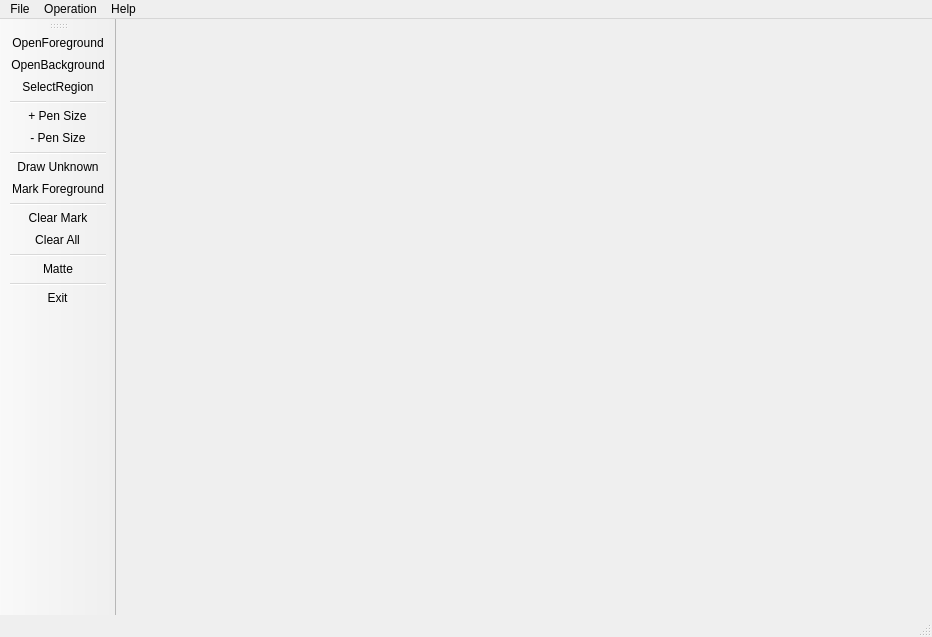
<?xml version="1.0" encoding="UTF-8"?>
<ui version="4.0">
 <class>MainWindow</class>
 <widget class="QMainWindow" name="MainWindow">
  <property name="geometry">
   <rect>
    <x>0</x>
    <y>0</y>
    <width>932</width>
    <height>637</height>
   </rect>
  </property>
  <property name="windowTitle">
   <string>PoissonMatting</string>
  </property>
  <widget class="QWidget" name="centralWidget">
   <layout class="QGridLayout" name="gridLayout"/>
  </widget>
  <widget class="QStatusBar" name="statusBar"/>
  <widget class="QMenuBar" name="menuBar">
   <property name="geometry">
    <rect>
     <x>0</x>
     <y>0</y>
     <width>932</width>
     <height>17</height>
    </rect>
   </property>
   <widget class="QMenu" name="menu">
    <property name="title">
     <string>File</string>
    </property>
    <addaction name="actionOpenForeground"/>
    <addaction name="separator"/>
    <addaction name="actionExit"/>
   </widget>
   <widget class="QMenu" name="menuHelp">
    <property name="title">
     <string>Help</string>
    </property>
    <addaction name="actionAbout"/>
   </widget>
   <widget class="QMenu" name="menuOperation">
    <property name="title">
     <string>Operation</string>
    </property>
    <addaction name="action_Add_Pen_Size"/>
    <addaction name="action_Sub_Pen_Size"/>
    <addaction name="separator"/>
    <addaction name="actionDraw_Unknown"/>
    <addaction name="actionMark_Foreground"/>
    <addaction name="separator"/>
    <addaction name="actionClear_Mark"/>
    <addaction name="actionClear"/>
    <addaction name="separator"/>
    <addaction name="actionMatte"/>
   </widget>
   <addaction name="menu"/>
   <addaction name="menuOperation"/>
   <addaction name="menuHelp"/>
  </widget>
  <widget class="QToolBar" name="toolBar">
   <property name="enabled">
    <bool>true</bool>
   </property>
   <property name="windowTitle">
    <string>toolBar</string>
   </property>
   <property name="toolButtonStyle">
    <enum>Qt::ToolButtonTextOnly</enum>
   </property>
   <attribute name="toolBarArea">
    <enum>LeftToolBarArea</enum>
   </attribute>
   <attribute name="toolBarBreak">
    <bool>false</bool>
   </attribute>
   <addaction name="actionOpenForeground"/>
   <addaction name="actionOpenBackground"/>
   <addaction name="actionSelectRegion"/>
   <addaction name="separator"/>
   <addaction name="action_Add_Pen_Size"/>
   <addaction name="action_Sub_Pen_Size"/>
   <addaction name="separator"/>
   <addaction name="actionDraw_Unknown"/>
   <addaction name="actionMark_Foreground"/>
   <addaction name="separator"/>
   <addaction name="actionClear_Mark"/>
   <addaction name="actionClear"/>
   <addaction name="separator"/>
   <addaction name="actionMatte"/>
   <addaction name="separator"/>
   <addaction name="actionExit"/>
  </widget>
  <action name="actionOpenForeground">
   <property name="text">
    <string>OpenForeground</string>
   </property>
   <property name="toolTip">
    <string>&lt;html&gt;&lt;head/&gt;&lt;body&gt;&lt;p&gt;Open an Image.&lt;/p&gt;&lt;p&gt;(Shortcut: O)&lt;/p&gt;&lt;/body&gt;&lt;/html&gt;</string>
   </property>
   <property name="shortcut">
    <string>O</string>
   </property>
  </action>
  <action name="actionExit">
   <property name="text">
    <string>Exit</string>
   </property>
   <property name="toolTip">
    <string>&lt;html&gt;&lt;head/&gt;&lt;body&gt;&lt;p&gt;Exit&lt;br/&gt;(Shortcut: Ctrl+Q)&lt;/p&gt;&lt;/body&gt;&lt;/html&gt;</string>
   </property>
   <property name="shortcut">
    <string>Ctrl+Q</string>
   </property>
   <property name="menuRole">
    <enum>QAction::QuitRole</enum>
   </property>
  </action>
  <action name="actionAbout">
   <property name="text">
    <string>About</string>
   </property>
   <property name="toolTip">
    <string>&lt;html&gt;&lt;head/&gt;&lt;body&gt;&lt;p&gt;About&lt;br/&gt;(Shortcut: Ctrl+/)&lt;/p&gt;&lt;/body&gt;&lt;/html&gt;</string>
   </property>
   <property name="shortcut">
    <string>Ctrl+/</string>
   </property>
   <property name="menuRole">
    <enum>QAction::AboutRole</enum>
   </property>
  </action>
  <action name="actionDraw_Unknown">
   <property name="checkable">
    <bool>true</bool>
   </property>
   <property name="text">
    <string>Draw Unknown</string>
   </property>
   <property name="toolTip">
    <string>&lt;html&gt;&lt;head/&gt;&lt;body&gt;&lt;p&gt;Draw unknown area.&lt;br/&gt;(Shortcut: U)&lt;/p&gt;&lt;/body&gt;&lt;/html&gt;</string>
   </property>
   <property name="shortcut">
    <string>U</string>
   </property>
  </action>
  <action name="actionMark_Foreground">
   <property name="checkable">
    <bool>true</bool>
   </property>
   <property name="text">
    <string>Mark Foreground</string>
   </property>
   <property name="toolTip">
    <string>&lt;html&gt;&lt;head/&gt;&lt;body&gt;&lt;p&gt;Fill and mark the foreground area surrounded by the unknown area.&lt;br/&gt;(Shortcut: F)&lt;/p&gt;&lt;/body&gt;&lt;/html&gt;</string>
   </property>
   <property name="shortcut">
    <string>F</string>
   </property>
  </action>
  <action name="actionClear">
   <property name="text">
    <string>Clear All</string>
   </property>
   <property name="toolTip">
    <string>&lt;html&gt;&lt;head/&gt;&lt;body&gt;&lt;p&gt;Clear all unknown area and foreground marks.&lt;br/&gt;(Shortcut: C)&lt;/p&gt;&lt;/body&gt;&lt;/html&gt;</string>
   </property>
   <property name="shortcut">
    <string>C</string>
   </property>
  </action>
  <action name="actionMatte">
   <property name="text">
    <string>Matte</string>
   </property>
   <property name="toolTip">
    <string>&lt;html&gt;&lt;head/&gt;&lt;body&gt;&lt;p&gt;Start Poisson Matting!&lt;br/&gt;(Shortcut: M)&lt;/p&gt;&lt;/body&gt;&lt;/html&gt;</string>
   </property>
   <property name="shortcut">
    <string>M</string>
   </property>
  </action>
  <action name="actionClear_Mark">
   <property name="text">
    <string>Clear Mark</string>
   </property>
   <property name="toolTip">
    <string>&lt;html&gt;&lt;head/&gt;&lt;body&gt;&lt;p&gt;Clear foreground marks.&lt;br/&gt;(Shortcut: D)&lt;/p&gt;&lt;/body&gt;&lt;/html&gt;</string>
   </property>
   <property name="shortcut">
    <string>D</string>
   </property>
  </action>
  <action name="action_Add_Pen_Size">
   <property name="text">
    <string>+ Pen Size</string>
   </property>
   <property name="toolTip">
    <string>&lt;html&gt;&lt;head/&gt;&lt;body&gt;&lt;p&gt;+ Pen Size&lt;br/&gt;(Shortcut: =)&lt;/p&gt;&lt;/body&gt;&lt;/html&gt;</string>
   </property>
   <property name="shortcut">
    <string>=</string>
   </property>
  </action>
  <action name="action_Sub_Pen_Size">
   <property name="text">
    <string>- Pen Size</string>
   </property>
   <property name="toolTip">
    <string>&lt;html&gt;&lt;head/&gt;&lt;body&gt;&lt;p&gt;- Pen Size&lt;br/&gt;(Shortcut: -)&lt;/p&gt;&lt;/body&gt;&lt;/html&gt;</string>
   </property>
   <property name="shortcut">
    <string>-</string>
   </property>
  </action>
  <action name="actionOpenBackground">
   <property name="checkable">
    <bool>false</bool>
   </property>
   <property name="checked">
    <bool>false</bool>
   </property>
   <property name="enabled">
    <bool>true</bool>
   </property>
   <property name="text">
    <string>OpenBackground</string>
   </property>
   <property name="toolTip">
    <string>&lt;html&gt;&lt;head/&gt;&lt;body&gt;&lt;p&gt;Open an Image.&lt;/p&gt;&lt;p&gt;(Shortcut: O)&lt;/p&gt;&lt;/body&gt;&lt;/html&gt;</string>
   </property>
  </action>
  <action name="actionSelectRegion">
   <property name="text">
    <string>SelectRegion</string>
   </property>
  </action>
 </widget>
 <layoutdefault spacing="6" margin="11"/>
 <resources/>
 <connections/>
</ui>
